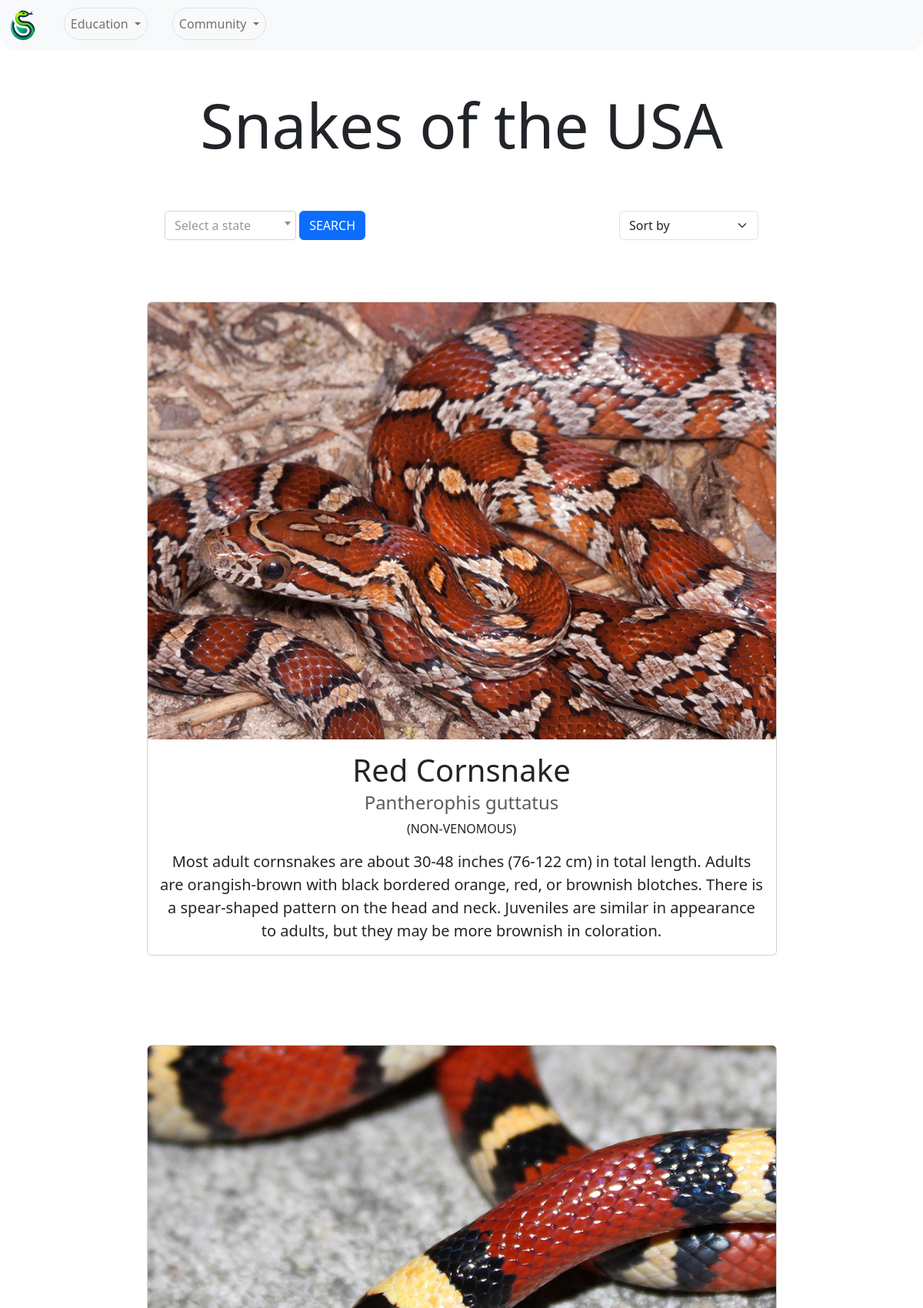
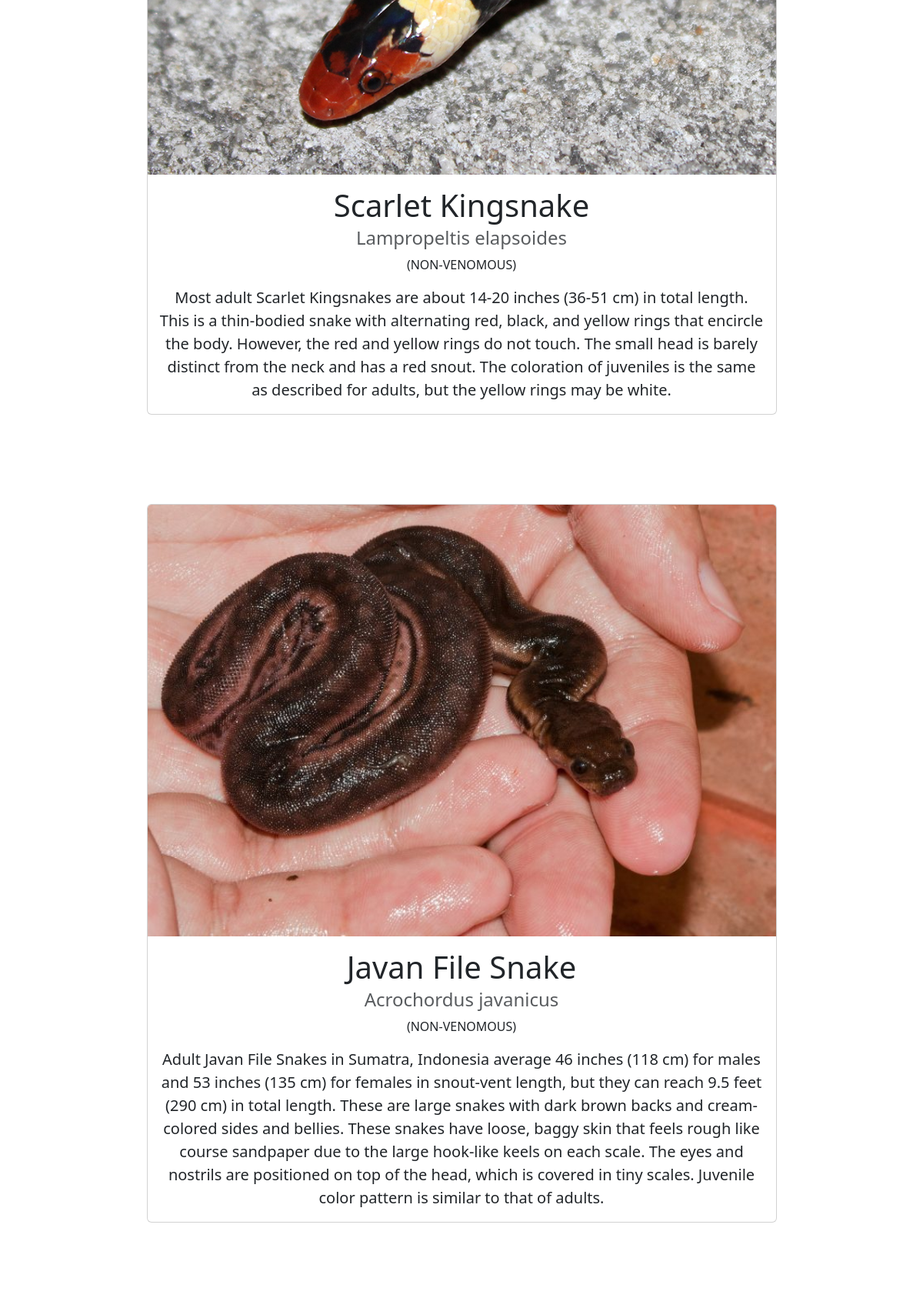
Screenshot of /identification/id/ (upper part) with the database file from the repository (2 pictures, top to bottom).
### Identification/models.py (models this page shows, shortened)
class SnakeSpecies(models.Model):
    common_name = models.CharField(max_length=255)
    scientific_name = models.CharField(max_length=255)
    image_path = models.CharField(max_length=255)  # Static path to the image
    description = models.TextField()
    venomous = models.BooleanField(default=False)
    states = models.ManyToManyField(State, related_name='snake_species')

### Identification/views.py (the view, shortened to what this page needs)
# urls.py: path('id/', select_state, name='id_view'),
def select_state(request):
    selected_state_name = "the USA"
    species = SnakeSpecies.objects.all()  # Default species list for no state selected
    selected_state_id = request.GET.get('state')  # Use GET instead of POST
    states = State.objects.all()
    species_data = []
    for s in species:
        species_data.append({
            'common_name': s.common_name,
            'scientific_name': s.scientific_name,
            'description': s.description,
            'venomous': s.venomous,
            'image_path': s.image_path,
        })
    context = {
        'states': states,
        'species': species_data,
        'selected_state_name': selected_state_name,
    }
    return render(request, 'id.html', context)

### Identification/templates/id.html (shortened to what this page needs)
{% extends "base.html" %}
{% load static %}
{% block extra_css %}
    <link rel="stylesheet" href="{% static 'css/bootstrap.min.css' %}">
    <link rel="stylesheet" href="https://cdnjs.cloudflare.com/ajax/libs/select2/4.0.13/css/select2.min.css">
{% endblock extra_css %}
{% block content %}
<h1 id="page-title" class="display-1 text-center">Snakes of {{ selected_state_name }}</h1>
<div class="container">
    <div class="row justify-content-center mb-3">
        <div class="d-flex flex-column flex-md-row justify-content-between align-items-center mb-3">
            <form method="GET" action="" class="d-flex justify-content-center mb-3 mb-md-0">
                <div class="form-control-wrap">
                    <button type="submit" class="btn btn-primary">SEARCH</button>
                </div>
            </form>
            <div class="form-control-wrap">
                <select class="form-select" id="sort-select">
                    <option value="" selected disabled>Sort by</option>
                </select>
            </div>
        </div>
    </div>
    <div class="row justify-content-center" id="species-container">
        {% for species in species %}
            <div class="col-12 snake-info d-flex justify-content-center">
                <div class="card mb-5 mt-5 w-75">
                    <img class="card-img-top" src="{% static species.image_path %}" alt="{{ species.common_name }}">
                    <div class="card-body">
                        <h5 class="card-title h1">{{ species.common_name }}</h5>
                        <h6 class="card-subtitle mb-2 text-muted h4">{{ species.scientific_name }}</h6>
                        <p class="{{ species.venomous|yesno:'venomous,' }}">{{ species.venomous|yesno:'(VENOMOUS),(NON-VENOMOUS)' }}</p>
                        <p class="card-text fs-5">{{ species.description }}</p>
                    </div>
                </div>
            </div>
        {% endfor %}
    </div>
</div>
{% endblock content %}

### Identification/templates/id.html (style rules this page uses)
.snake-info { text-align: center; margin-bottom: 20px; }
.btn-primary { height: 38px; }
@media (min-width: 768px) { .form-control-wrap { margin-right: 10rem; margin-left: 10rem; } }
@media (min-width: 768px) { #page-title { margin-bottom: 4rem; } }

### rows the page displays
SnakeSpecies: image_path (picture), common_name "Red Cornsnake", scientific_name "Pantherophis guttatus", description "Most adult cornsnakes are about 30-48 inches (76-122 cm) in total length. Adults are orangish-brown with black bordered orange, red, or brownish blotches. There is a spear-shaped pattern on the head and neck. Juveniles are similar in appearance to adults, but they may be more brownish in coloration."
SnakeSpecies: image_path (picture), common_name "Scarlet Kingsnake", scientific_name "Lampropeltis elapsoides", description "Most adult Scarlet Kingsnakes are about 14-20 inches (36-51 cm) in total length. This is a thin-bodied snake with alternating red, black, and yellow rings that encircle the body. However, the red and yellow rings do not touch. The small head is barely distinct from the neck and has a red snout. The coloration of juveniles is the same as described for adults, but the yellow rings may be white."
SnakeSpecies: image_path (picture), common_name "Javan File Snake", scientific_name "Acrochordus javanicus", description "Adult Javan File Snakes in Sumatra, Indonesia average 46 inches (118 cm) for males and 53 inches (135 cm) for females in snout-vent length, but they can reach 9.5 feet (290 cm) in total length. These are large snakes with dark brown backs and cream-colored sides and bellies. These snakes have loose, baggy skin that feels rough like course sandpaper due to the large hook-like keels on each scale. The eyes and nostrils are positioned on top of the head, which is covered in tiny scales. Juvenile color pattern is similar to that of adults."

### other values shown
{{ selected_state_name }} "the USA"
{{ species.venomous|yesno:'(VENOMOUS),(NON-VENOMOUS)' }} "(NON-VENOMOUS)" "(NON-VENOMOUS)" "(NON-VENOMOUS)"
